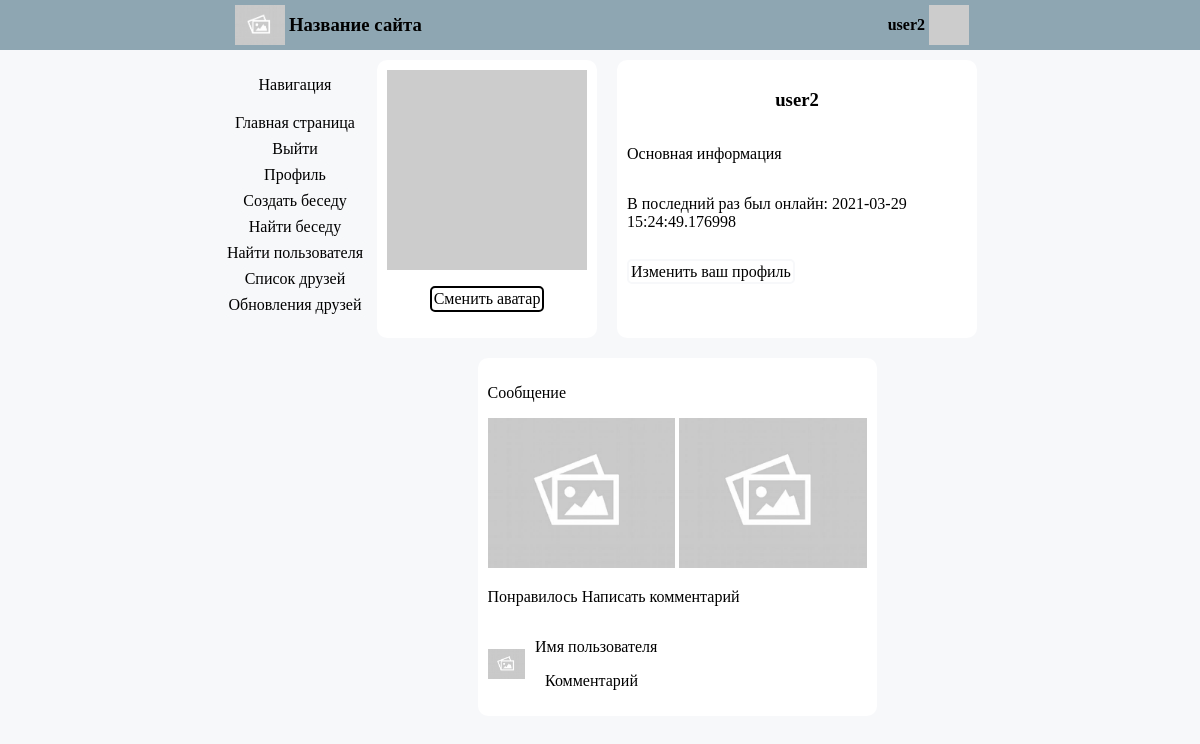
The app's page /user/user2 (signed in), older data.
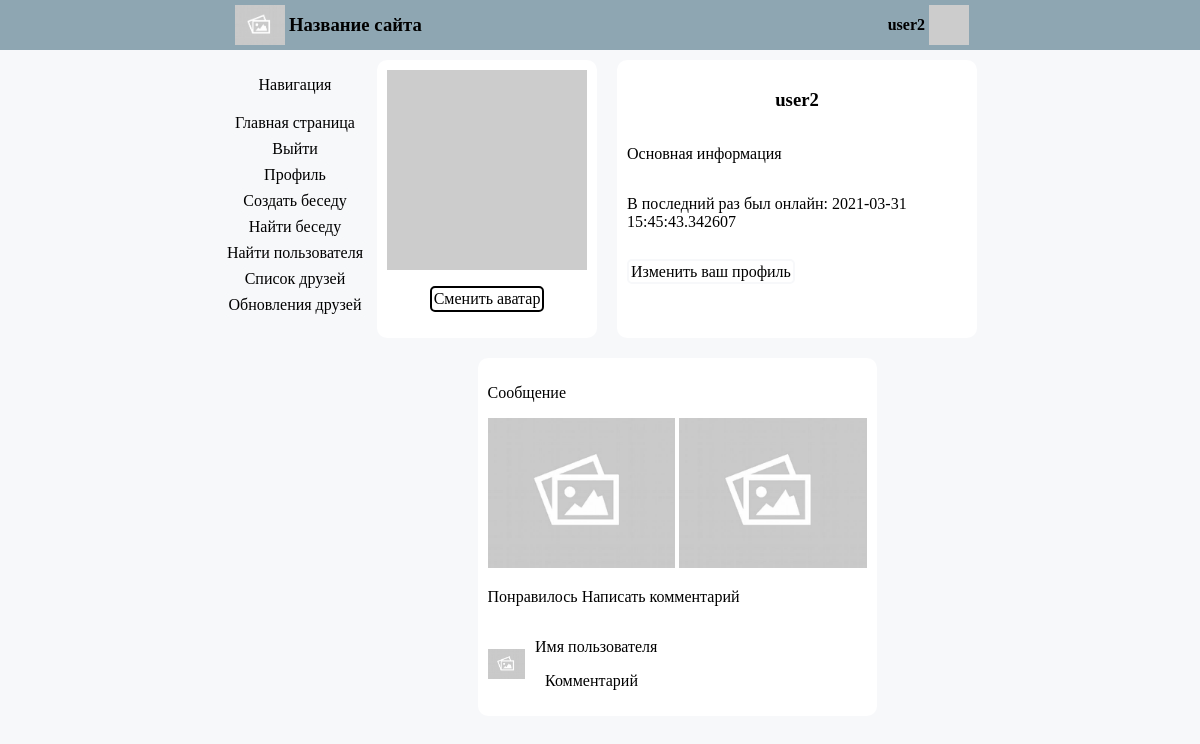
The same page, newer data.
### app/models.py (models this page shows, shortened)
class User(UserMixin, db.Model):
    id = db.Column(db.Integer, primary_key=True)
    username = db.Column(db.String(64), index=True, unique=True)
    email = db.Column(db.String(120), index=True, unique=True)
    password_hash = db.Column(db.String(128))
    posts = db.relationship('Post', backref='author', lazy='dynamic')
    invitations = db.relationship('Invitation', backref='user', lazy='dynamic')
    about_me = db.Column(db.String(140))
    last_seen = db.Column(db.DateTime, default=datetime.now(pytz.timezone('Europe/Moscow')))
    followed = db.relationship(
        'User', secondary=followers,
        primaryjoin=(followers.c.follower_id == id),
        secondaryjoin=(followers.c.followed_id == id),
        backref=db.backref('followers', lazy='dynamic'), lazy='dynamic')
    def avatar(self, size):
        digest = md5(self.email.lower().encode('utf-8')).hexdigest()
        return 'https://www.gravatar.com/avatar/{}?d=identicon&s={}'.format(
            digest, size)

### app/routes.py (the view)
@app.route('/user/<username>')
@login_required
def user(username):
    user = User.query.filter_by(username=username).first_or_404()
    chats = user.chats
    return render_template('user.html', user=user, chats=chats, title=user.username)

### app/models.py (called while the page is built)
@login.user_loader
def load_user(id):
    return User.query.get(int(id))

### app/routes.py (called while the page is built)
@app.before_request
def before_request():
    if current_user.is_authenticated:
        current_user.last_seen = datetime.now(pytz.timezone('Europe/Moscow'))
        db.session.commit()

### app/templates/user.html (shortened to what this page needs)
{% extends "base.html" %}
{% block content %}
    <link rel="stylesheet" href="../static/profile.css" type="text/css"/>
    <div class="client-inf">
        <div class="avatar-change">
            <img src="{{ user.avatar(128) }}">
            {% if user == current_user %}
                <p class="change-button">Сменить аватар</p>
            {% endif %}
        </div>
        <div class="information-block">
            <h3>{{ user.username }}</h3>
            <p>Основная информация</p>
            {% if user.last_seen %}<p>В последний раз был онлайн: {{ user.last_seen }}</p>{% endif %}
            {% if user == current_user %}
                <p><a href="{{ url_for('edit_profile') }}">Изменить ваш профиль</a></p>
            {% elif not (current_user.is_following(user) or user.is_following(current_user)) %}
                <p><a href="{{ url_for('follow', username=user.username) }}">Добавить в друзья</a></p>
                <p><a href="{{ url_for('write_message', username=user.username) }}">Написать сообщение</a></p>
            {% else %}
                <p><a href="{{ url_for('unfollow', username=user.username) }}">Удалить из списка друзей</a></p>
                <p><a href="{{ url_for('write_message', username=user.username) }}">Написать сообщение</a></p>
            {% endif %}
        </div>
    </div>
    <div class = 'client-news'>
        <div class = 'note'>
            <p> Сообщение </p>
            <div class = "note-img-box">
                <img src = "../static/empty.jpg"/>
                <img src = "../static/empty.jpg"/>
            </div>
            <p class = "toolbar">
                <label class = "like">
                    Понравилось
                </label>
                <label class = "comment">
                    Написать комментарий
                </label>
            </p>
            <div class = 'comment-container'>
                <div class = 'comment-block'>
                    <div class = 'comment-user-inf'>
                        <img src = '../static/empty.jpg'>
                    </div>
                    <div class = 'comment-text'>
                        <p class = 'commentator-name'> Имя пользователя </p>
                        <p class = 'comment-text'> Комментарий </p>
                    </div>
                </div>
            </div>
        </div>
    </div>
{% endblock %}

### app/templates/base.html (shortened to what this page needs)
<html>
    <head>
        <link rel="stylesheet" href="../static/common.css" type="text/css"/>
    </head>
    <body>
        <header class = "first_color">
		    <div class = "name-logo">
			    <div>
				    <img src = "../static/empty.jpg"/>
			    </div>
			    <div>
				    <h3>Название сайта</h3>
			    </div>
		    </div>
            {% if current_user.is_authenticated %}
		        <div class = "user-information">
			        <div>
				        <h4>{{ current_user.username }}</h4>
			        </div>
			        <div>
				        <img src = "{{ current_user.avatar(128) }}"/>
			        </div>
		        </div>
            {% endif %}
	</header>
        <div class="content">
            <div class="site-nav">
                <p>Навигация</p>
                <a href="{{ url_for('index') }}">Главная страница</a>
                {% if current_user.is_anonymous %}
                    <a href="{{ url_for('login') }}">Войти</a>
                {% else %}
                    <a href="{{ url_for('logout') }}">Выйти</a>
                    <a href="{{ url_for('user', username=current_user.username) }}">Профиль</a>
                {% endif %}
                <a href="{{ url_for('create_chat') }}">Создать беседу</a>
                <a href="{{ url_for('search_chat') }}">Найти беседу</a>
                <a href="{{ url_for('search_user') }}">Найти пользователя</a>
                <a href="{{ url_for('list_of_friends') }}">Список друзей</a>
                <a href ="{{ url_for('news') }}"> Обновления друзей </a>
            </div>
            <div class="main-part">
                {% block content %}{% endblock %}
            </div>
        </div>
    </body>
</html>

### app/static/common.css (style rules this page uses)
.first_color { background-color: #8ea6b2; }
body { padding: 0px; margin: 0px; background-color: #f7f8fa; }
header { width: 100%; height: 50px; display: flex; justify-content: space-around; }
.name-logo img { height: 40px; align-self: center; }
.name-logo h3 { align-self: center; }
.name-logo div { height: 100%; display: flex; padding-left: 4px; }
.name-logo { height: 100%; display: flex; }
.user-information img { height: 40px; align-self: center; }
.user-information h4 { align-self: center; cursor: pointer; }
.user-information div { height: 100%; display: flex; padding-left: 4px; }
.user-information { height: 100%; display: flex; }
.content { display: flex; padding-top: 10px; width: 100%; justify-content: center; }
.site-nav { display: flex; flex-direction: column; justify-content: center; align-items: center; align-self: baseline; }
.main-part { width: 50%; display: flex; align-items: center; flex-direction: column; margin-left: 10px; }

### app/static/profile.css (style rules this page uses)
.client-inf { display: flex; }
.avatar-change { display:flex; flex-direction: column; align-items: center; background-color: white; border-radius: 10px; padding: 10px; }
.avatar-change img { height:200px; }
.avatar-change p { border: 2px solid black; border-radius: 5px; padding: 2px; cursor: pointer; }
.information-block { margin-left: 20px; width: 100%; display: flex; flex-direction: column; background-color: white; padding: 10px; border-radius: 10px; }
.information-block h3 { text-align: center; }
.information-block a { text-decoration: none; color: black; border: 2px solid #f7f8fa; border-radius: 5px; padding: 2px; }
.client-news { margin-top: 10px; }
.note { background-color: white; padding: 10px; border-radius: 10px; margin-top: 10px; }
.note img { height: 150px; }
.comment-block { display: flex; justify-content: flex-start; align-items: center; }
.comment-user-inf img { height: 30px; }
.comment-text { margin-left: 10px; }

### app/templates/base.html (style rules this page uses)
a { text-decoration: none; color: black; border: 2px solid #f7f8fa; border-radius: 5px; padding: 2px; }

Row changes from the older to the newer data that the page shows:
changed User "user2": last_seen "2021-03-29 15:24:49.176998" → "2021-03-31 15:45:43.342607"
